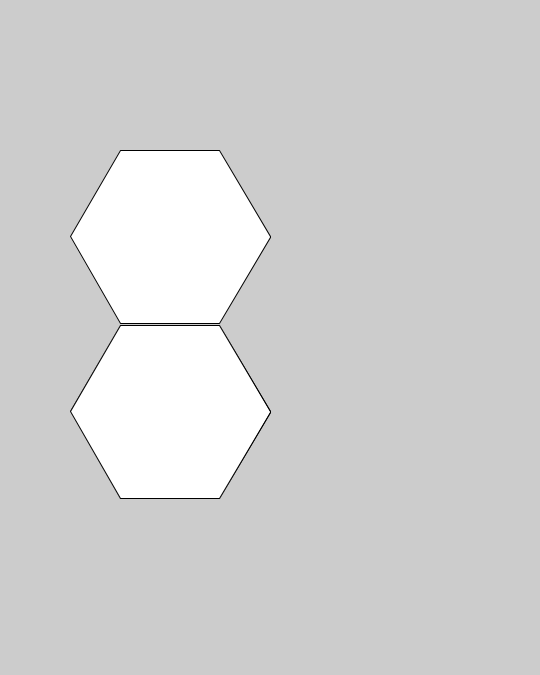
Frame 1 (no input)
Frame 60 (the mouse pressed at the canvas centre just before this capture): identical to frame 1, image omitted
Frame 120 (the mouse held since frame 60 and released just before this capture): identical to frame 1, image omitted

The Processing sketch that drew this single still picture (run headless with seeded random() and noise(); from frame 60 on, the mouse is pressed at the canvas centre):

// Processing sketch: Hexagon4
// ── Hexagon4.pde
float theta;
void setup(){
    size(540,675);

    branch(100);

}
void draw(){

}


void polygon(float x, float y, float radius) {
  float angle = TWO_PI / 6;
  beginShape();
  for (float a = 0; a < TWO_PI; a += angle) {

    float sx = x + cos(a) * radius;
    float sy = y + sin(a) * radius;
    vertex(sx, sy);
  }
  endShape(CLOSE);
}

void branch(float len){
  
  translate(width/2,height/2);
  polygon(-100,-100,100);
  polygon(-100,75,100);
   polygon(-100,75,100);
 
}
